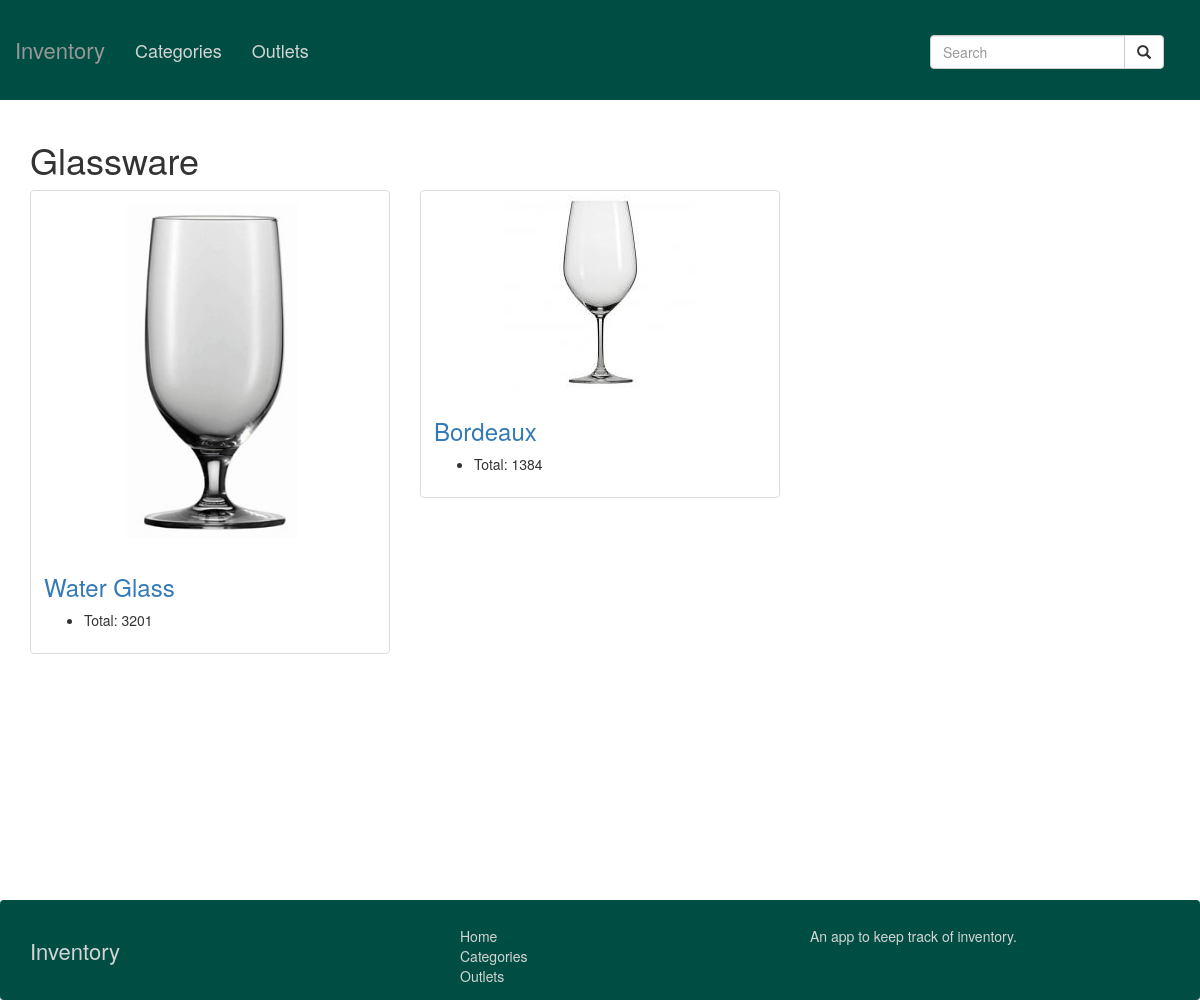
The page /category/1/ on the database as committed earlier.
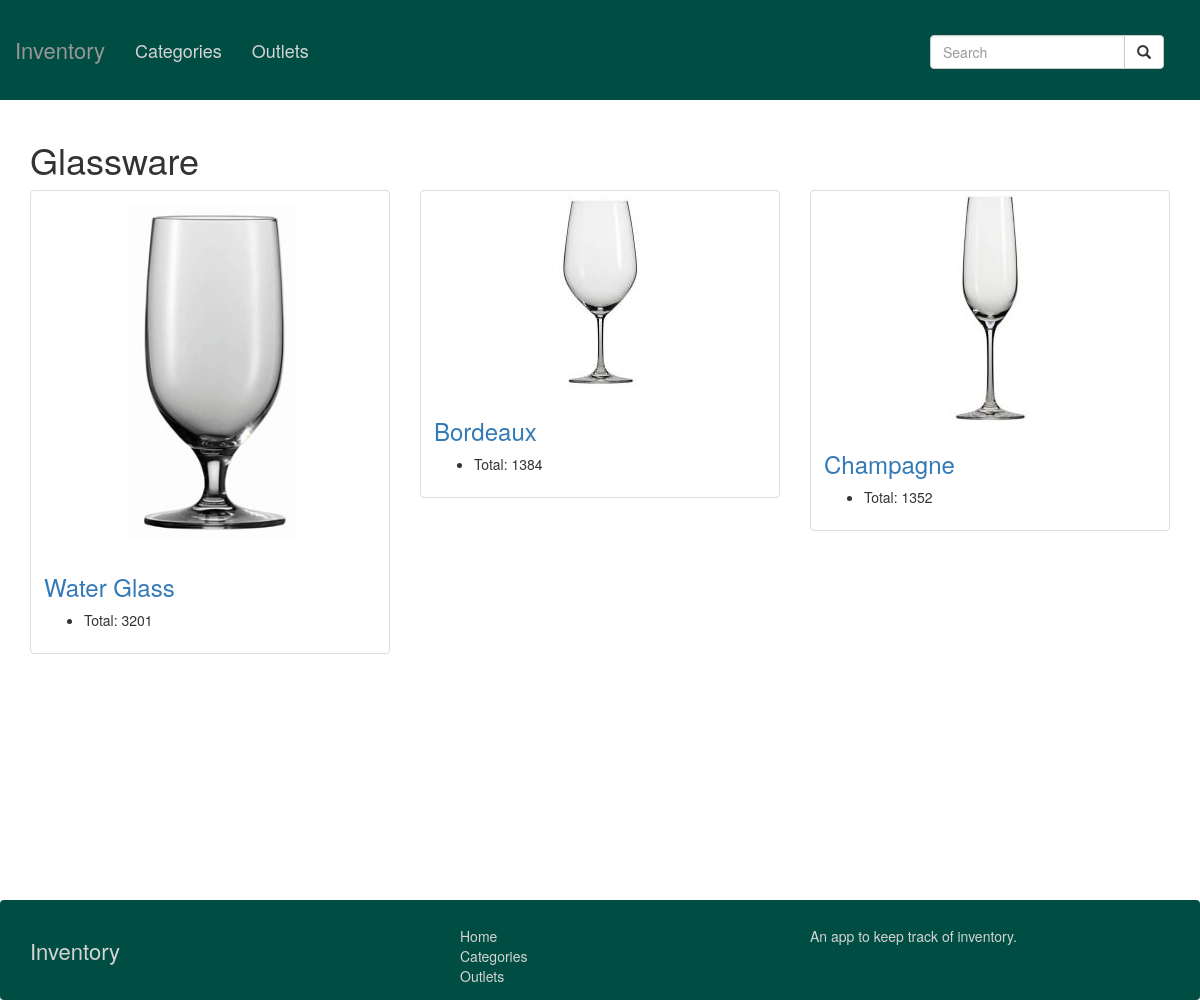
The same page on the database as committed later.
### inventory_app/models.py (models this page shows, shortened)
class Category(models.Model):
  name = models.CharField(max_length=50, blank=False)

class Item(models.Model):
  name = models.CharField(max_length=100, blank=False)
  last_modified = models.DateTimeField(auto_now=True)
  total = models.IntegerField(default=0)
  image = models.ImageField(upload_to="images", blank=True, null=True)
  description = models.TextField(blank=True)
  category = models.ForeignKey('Category', on_delete=models.CASCADE)
  outlets = models.ManyToManyField('Outlet', through='Count')

### inventory_app/views.py (the view)
# urls.py: url(r'^category/(?P<id>[0-9]+)/$', views.category, name='category'),
def category(request, id):
  category = get_object_or_404(Category, id=id)
  items = Item.objects.filter(category=id)
  t = loader.get_template('category.html')
  c = Context({ 'category': category, 'items': items })
  return HttpResponse(t.render(c))

### templates/category.html
{% extends '_base.html' %}
{% block content %}
<h1>{{ category.name }}</h1>
<div class="row">
  {% for item in items %}
    <div class="col-sm-6 col-md-4">
      <div class="thumbnail">
        <a href="/item/{{ item.id }}"><img src="/images/{{item.image}}" alt="{{item.name}}"></a>
        <div class="caption">
          <a href="/item/{{ item.id }}"><h3>{{ item.name }}</h3></a>
          <ul>
            <li>Total: {{ item.total }}</li>
          </ul>
        </div>
      </div>
    </div>
  {% endfor %}
</div>
{% endblock %}

### templates/_base.html (shortened to what this page needs)
<!DOCTYPE html>
<html lang="en">
  <head>
    <link href="https://maxcdn.bootstrapcdn.com/bootstrap/3.3.6/css/bootstrap.min.css" rel="stylesheet">
    {% load staticfiles %}
    <link href="{% static "styles/style.css" %}" rel="stylesheet">
  </head>
  <body>
    <div class="navbar navbar-fixed-top" role="navigation">
      <div class="contianer">
        <div class="navbar-header">
          <a class="navbar-brand" href="/">Inventory</a>
        </div>
        <ul class="nav navbar-nav">
          <li><a href="/categories">Categories</a></li>
          <li><a href="/outlets">Outlets</a></li>
        </ul>
        <div class="col-sm-3 col-md-3 pull-right">
          <form class="navbar-form" role="search" action="{% url 'search' %}" method="get" accept-charset="utf-8">
            <div class="input-group">
              <input type="text" class="form-control" name="q" placeholder="Search">
              <div class="input-group-btn">
                <button class="btn btn-default" type="submit"><i class="glyphicon glyphicon-search"></i></button>
              </div>
            </div>
          </form>
        </div>
        </div>
      </div>
    <div class="container" id="content">
      {% block content %}
      {% endblock %}
    </div>
    <footer class="navbar navbar-bottom">
      <div class="container">
        <div class="row" id="footer-content">
          <div class="col-md-4">
            <a class="navbar-brand" href="/">Inventory</a>
          </div>
          <div class="col-md-4">
            <ul>
              <li><a href="/">Home</a></li>
              <li><a href="/categories">Categories</a></li>
              <li><a href="/outlets">Outlets</a></li>
            </ul>
          </div>
          <div class="col-md-4">
            <p>An app to keep track of inventory.</p>
          </div>
        </div>
      </div>
    </footer>
  </body>
</html>

### inventory_app/static/styles/style.css (style rules this page uses)
html, body { height: 100%; }
body { padding-top: 120px; }
.navbar.navbar-fixed-top { height: 100px; background-color: #004E43; }
.navbar.navbar-fixed-top a { color: #D4D4D4; text-decoration: none; }
.navbar.navbar-fixed-top li { font-size: 18px; }
.navbar.navbar-fixed-top a { padding-top: 40px; padding-bottom: 40px; }
.navbar-brand { font-size: 22px; }
.navbar-form { padding-top: 27px; }
#content { min-height: 100%; margin-bottom: 100px; }
.navbar.navbar-bottom { margin-bottom: 0; }
footer { height: 100px; bottom: 0; width: 100%; background-color: #004E43; }
#footer-content { padding-top: 25px; }
#footer-content a { color: #D4D4D4; text-decoration: none; }
#footer-content { color: #D4D4D4; }
#footer-content li { list-style: none; }
.row { height: 100%; }

Rows that differ between the two databases and show on the page:
added Item: image (picture), name "Champagne", total "1352"
